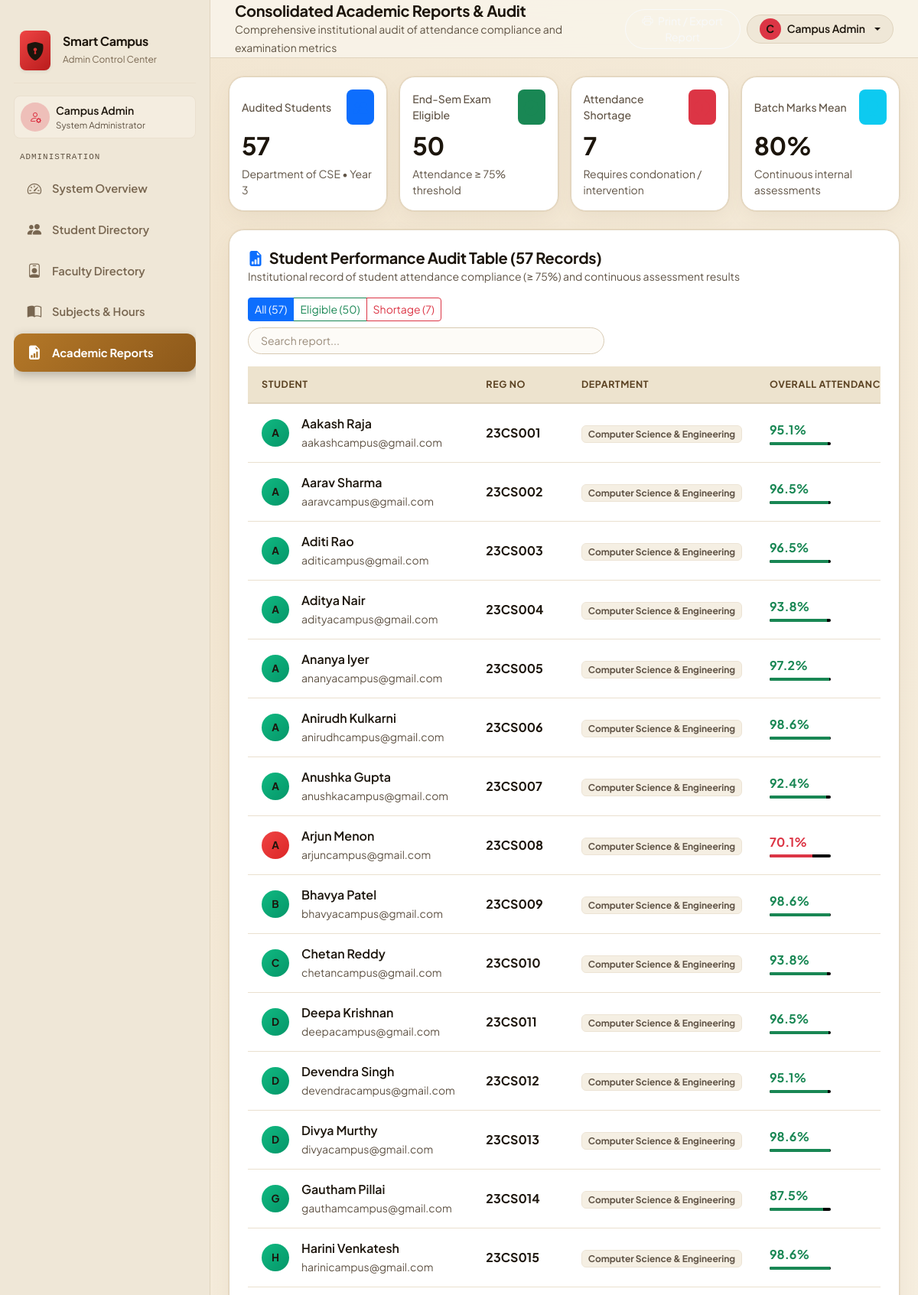
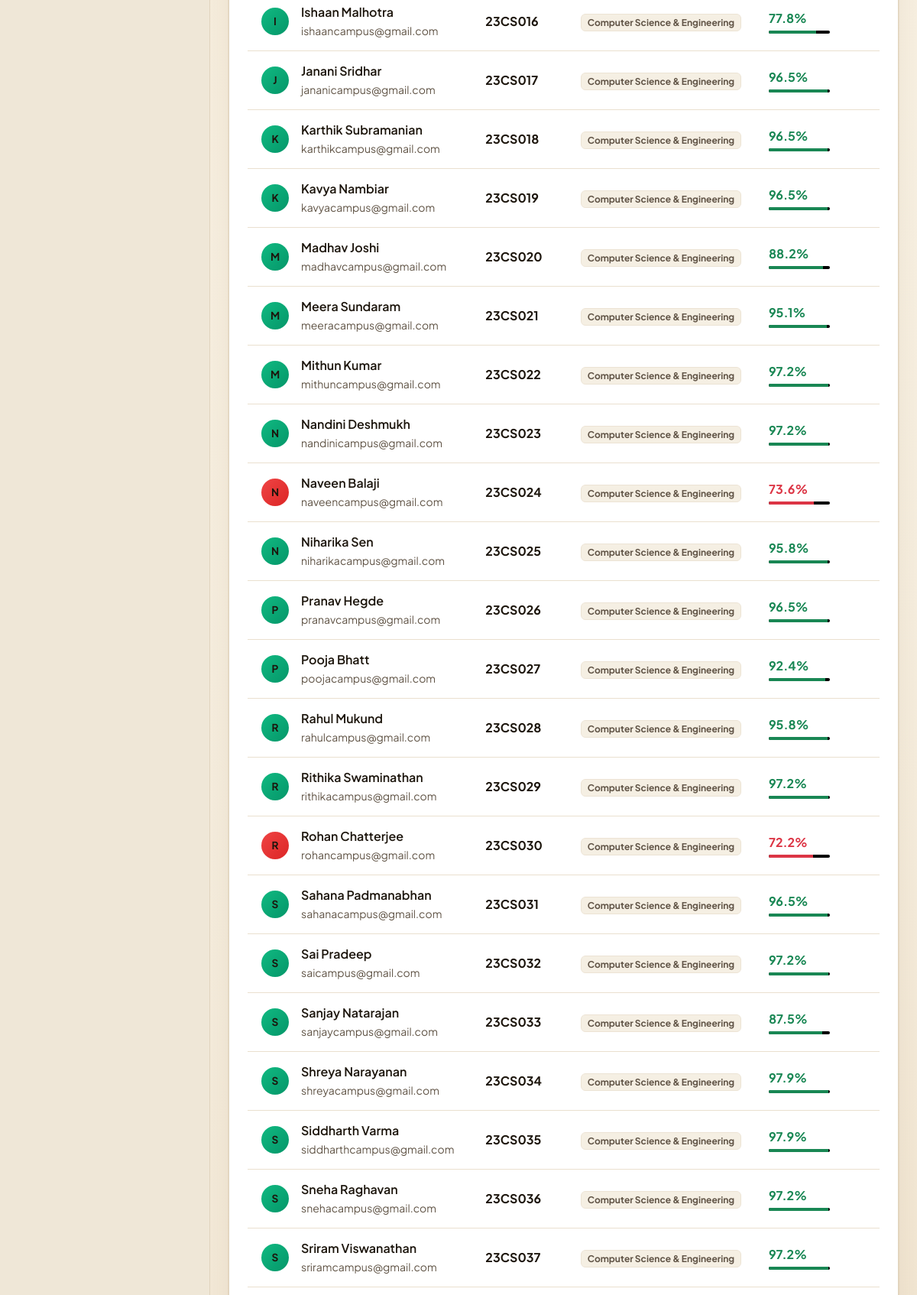
Screenshot of /frontend/pages/admin-reports.php (signed in, upper part) with the database file from the repository (2 pictures, top to bottom).
### tables this page shows
CREATE TABLE `users` (
  `id` int(11) NOT NULL AUTO_INCREMENT,
  `name` varchar(100) NOT NULL,
  `register_no` varchar(50) DEFAULT NULL,
  `email` varchar(100) NOT NULL,
  `password` varchar(255) NOT NULL,
  `role` enum('student','faculty','admin') NOT NULL,
  `department` varchar(100) DEFAULT NULL,
  `year` int(11) DEFAULT NULL,
  `created_at` timestamp NOT NULL DEFAULT current_timestamp(),
  PRIMARY KEY (`id`),
  UNIQUE KEY `email` (`email`)
);

### frontend/pages/admin-reports.php (the view, shortened to what the rows shown need)
<?php
require_once __DIR__ . '/../../backend/config/db.php';
require_once __DIR__ . '/../../backend/admin/get_admin_data.php';
$data = getAdminDashboardData($conn);
$students = $data['students'];
$total_audited = count($students);
$eligible_count = count(array_filter($students, function($s) { return $s['overall_attendance'] >= 75; }));
$shortage_count = $total_audited - $eligible_count;
$avg_perf = $total_audited > 0 ? round(array_sum(array_column($students, 'average_marks')) / $total_audited, 1) : 0;
require_once __DIR__ . '/../includes/header.php';
?>
<div class="app-main">
    <main class="p-4 flex-grow-1">
        <div class="row g-3 mb-4">
            <div class="col-sm-6 col-xl-3">
                <div class="erp-card p-3 h-100">
                    <h2 class="fw-bold text-white mb-0"><?php echo $total_audited; ?></h2>
                </div>
            </div>
            <div class="col-sm-6 col-xl-3">
                <div class="erp-card p-3 h-100">
                    <h2 class="fw-bold text-success mb-0"><?php echo $eligible_count; ?></h2>
                </div>
            </div>
            <div class="col-sm-6 col-xl-3">
                <div class="erp-card p-3 h-100">
                    <h2 class="fw-bold text-danger mb-0"><?php echo $shortage_count; ?></h2>
                </div>
            </div>
            <div class="col-sm-6 col-xl-3">
                <div class="erp-card p-3 h-100">
                    <h2 class="fw-bold text-white mb-0"><?php echo $avg_perf; ?>%</h2>
                </div>
            </div>
        </div>
        <div class="erp-card p-4">
            <div class="table-responsive">
                <table class="table erp-table align-middle mb-0" id="reportTable">
                    <thead>
                        <tr>
                            <th>Student</th>
                            <th>Reg No</th>
                            <th>Department</th>
                            <th>Overall Attendance</th>
                        </tr>
                    </thead>
                    <tbody>
                        <?php foreach ($students as $stu): ?>
                        <?php
                            $initials = strtoupper(substr($stu['name'], 0, 1));
                            $is_eligible = $stu['overall_attendance'] >= 75;
                        ?>
                        <tr class="report-row" data-eligibility="<?php echo $is_eligible ? 'eligible' : 'shortage'; ?>">
                            <td>
                                <div class="d-flex align-items-center gap-3">
                                    <div class="rounded-circle text-white d-flex align-items-center justify-content-center fw-bold" style="width: 36px; height: 36px; background: <?php echo $is_eligible ? 'linear-gradient(135deg, #10b981, #059669)' : 'linear-gradient(135deg, #ef4444, #dc2626)'; ?>; font-size: 0.85rem;">
                                        <?php echo $initials; ?>
                                    </div>
                                    <div>
                                        <span class="fw-semibold text-white d-block"><?php echo htmlspecialchars($stu['name']); ?></span>
                                        <span class="text-white-50 small"><?php echo htmlspecialchars($stu['email']); ?></span>
                                    </div>
                                </div>
                            </td>
                            <td class="fw-bold text-white"><?php echo htmlspecialchars($stu['register_no'] ?? '23CS001'); ?></td>
                            <td><span class="badge bg-secondary bg-opacity-25 text-white-50"><?php echo htmlspecialchars($stu['department'] ?? 'CSE'); ?></span></td>
                            <td>
                                <span class="fw-bold <?php echo $is_eligible ? 'text-success' : 'text-danger'; ?>"><?php echo $stu['overall_attendance']; ?>%</span>
                                <div class="progress mt-1 bg-black bg-opacity-30" style="height: 4px; width: 80px;">
                                    <div class="progress-bar <?php echo $is_eligible ? 'bg-success' : 'bg-danger'; ?>" style="width: <?php echo min(100, $stu['overall_attendance']); ?>%"></div>
                                </div>
                            </td>
                        </tr>
                        <?php endforeach; ?>
                    </tbody>
                </table>
            </div>
        </div>
    </main>
</div>
<?php require_once __DIR__ . '/../includes/footer.php'; ?>

### rows the page displays
users: name "A", name "Aakash Raja", email "aakashcampus@gmail.com", register_no "23CS001", department "Computer Science & Engineering", overall_attendance "95.1"
users: name "A", name "Aarav Sharma", email "aaravcampus@gmail.com", register_no "23CS002", department "Computer Science & Engineering", overall_attendance "96.5"
users: name "A", name "Aditi Rao", email "aditicampus@gmail.com", register_no "23CS003", department "Computer Science & Engineering", overall_attendance "96.5"
users: name "A", name "Aditya Nair", email "adityacampus@gmail.com", register_no "23CS004", department "Computer Science & Engineering", overall_attendance "93.8"
users: name "A", name "Ananya Iyer", email "ananyacampus@gmail.com", register_no "23CS005", department "Computer Science & Engineering", overall_attendance "97.2"
users: name "A", name "Anirudh Kulkarni", email "anirudhcampus@gmail.com", register_no "23CS006", department "Computer Science & Engineering", overall_attendance "98.6"
users: name "A", name "Anushka Gupta", email "anushkacampus@gmail.com", register_no "23CS007", department "Computer Science & Engineering", overall_attendance "92.4"
users: name "A", name "Arjun Menon", email "arjuncampus@gmail.com", register_no "23CS008", department "Computer Science & Engineering", overall_attendance "70.1"
users: name "B", name "Bhavya Patel", email "bhavyacampus@gmail.com", register_no "23CS009", department "Computer Science & Engineering", overall_attendance "98.6"
users: name "C", name "Chetan Reddy", email "chetancampus@gmail.com", register_no "23CS010", department "Computer Science & Engineering", overall_attendance "93.8"
users: name "D", name "Deepa Krishnan", email "deepacampus@gmail.com", register_no "23CS011", department "Computer Science & Engineering", overall_attendance "96.5"

### other values shown
$current_user_name "Campus Admin"
substr($current_user_name, 0, 1) "C"
$total_audited "57"
$eligible_count "50"
$shortage_count "7"
$avg_perf "80"
$initials "D"
$stu['name'] "Devendra Singh"
$stu['email'] "devendracampus@gmail.com"
$stu['register_no'] "23CS012"
$stu['department'] "Computer Science & Engineering"
$stu['overall_attendance'] "95.1"
$stu['name'] "Divya Murthy"
$stu['email'] "divyacampus@gmail.com"
$stu['register_no'] "23CS013"
